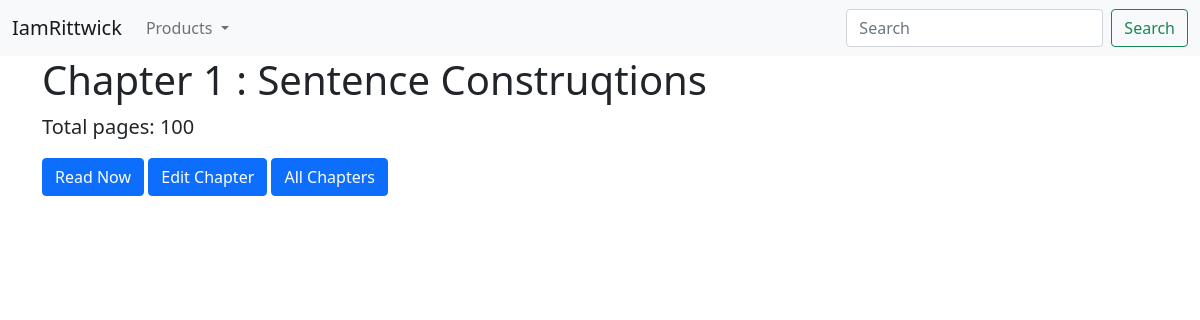
/english_grammar/detail/1, run on an earlier commit of the app's database.
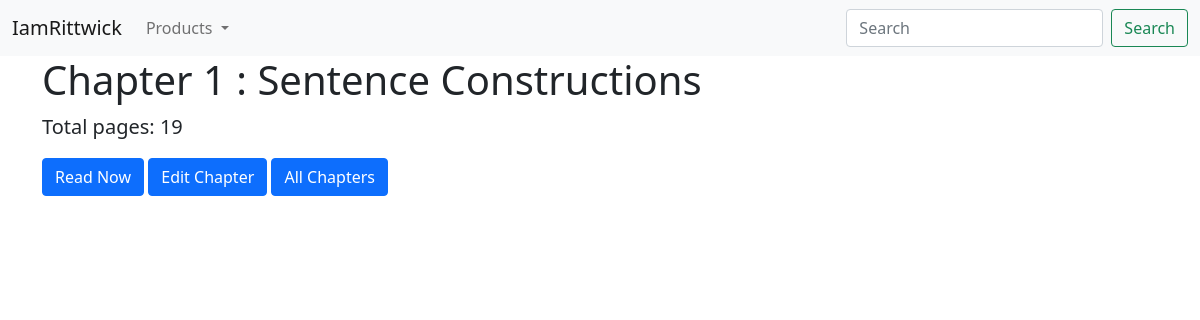
And on a later commit of the database.
### english_grammar/models.py (models this page shows, shortened)
class Chapter(models.Model):
    title = models.CharField(max_length=200, default="Add Title")
    total_pages = models.IntegerField()
    slno = models.IntegerField(blank=True, null=True)
    class Meta:
        ordering = ['slno']

### english_grammar/views.py (the view)
# urls.py: path('detail/<int:pk>', views.ChapterDetail.as_view(), name='chapter-detail'),
class ChapterDetail(DetailView):
    model = Chapter

### english_grammar/templates/english_grammar/chapter_detail.html (shortened to what this page needs)
{% extends 'base.html' %}
{% block page_content %}
<div class="container">
    <h1>Chapter {{chapter.slno}} : {{chapter.title|title}}</h1>
    <div>
        <p class="lead">Total pages: {{chapter.total_pages}}</p>
        <a href="{% url 'english_grammar:page-detail' chapter.pk 1 %}" class="btn btn-primary">Read Now</a>
        <a href="{% url 'english_grammar:edit-chapter' chapter.pk %}" class="btn btn-primary">Edit Chapter</a>
        <a href="{% url 'english_grammar:chapter-list' %}" class="btn btn-primary">All Chapters</a>
    </div>
</div>
{% endblock page_content %}

### templates/base.html (shortened to what this page needs)
<!doctype html>
<html lang="en">
  <head>
    <link rel="stylesheet" href="https://cdnjs.cloudflare.com/ajax/libs/font-awesome/4.7.0/css/font-awesome.css" />
    <link rel="stylesheet" href="https://cdn.jsdelivr.net/npm/bootstrap-icons@1.3.0/font/bootstrap-icons.css">
    <link href="https://cdn.jsdelivr.net/npm/bootstrap@5.1.3/dist/css/bootstrap.min.css" rel="stylesheet">
  </head>
  <body>
    <nav class="navbar navbar-expand navbar-light bg-light">
        <div class="container-fluid">
            <a class="navbar-brand" href="{% url 'home-page' %}">IamRittwick</a>
            <div class="collapse navbar-collapse" id="main-nav">
            <ul class="navbar-nav me-auto mb-2 mb-lg-0">
                <li class="nav-item dropdown">
                    <a class="nav-link dropdown-toggle" href="#" id="navbarDropdown" role="button" data-bs-toggle="dropdown" aria-expanded="false">
                        Products
                    </a>
                </li>
            </ul>
            <form class="d-flex">
                <input class="form-control me-2" type="search" placeholder="Search" aria-label="Search">
                <button class="btn btn-outline-success" type="submit">Search</button>
            </form>
            </div>
        </div>
    </nav>
    {% block page_content %}{% endblock page_content %}
  </body>
</html>

### templates/base.html (style rules this page uses)
a { color: white; text-decoration: none; }

What changed in the data, as far as the page shows it:
changed Chapter: title "Sentence Construqtions" → "Sentence Constructions"; total_pages "100" → "19"
